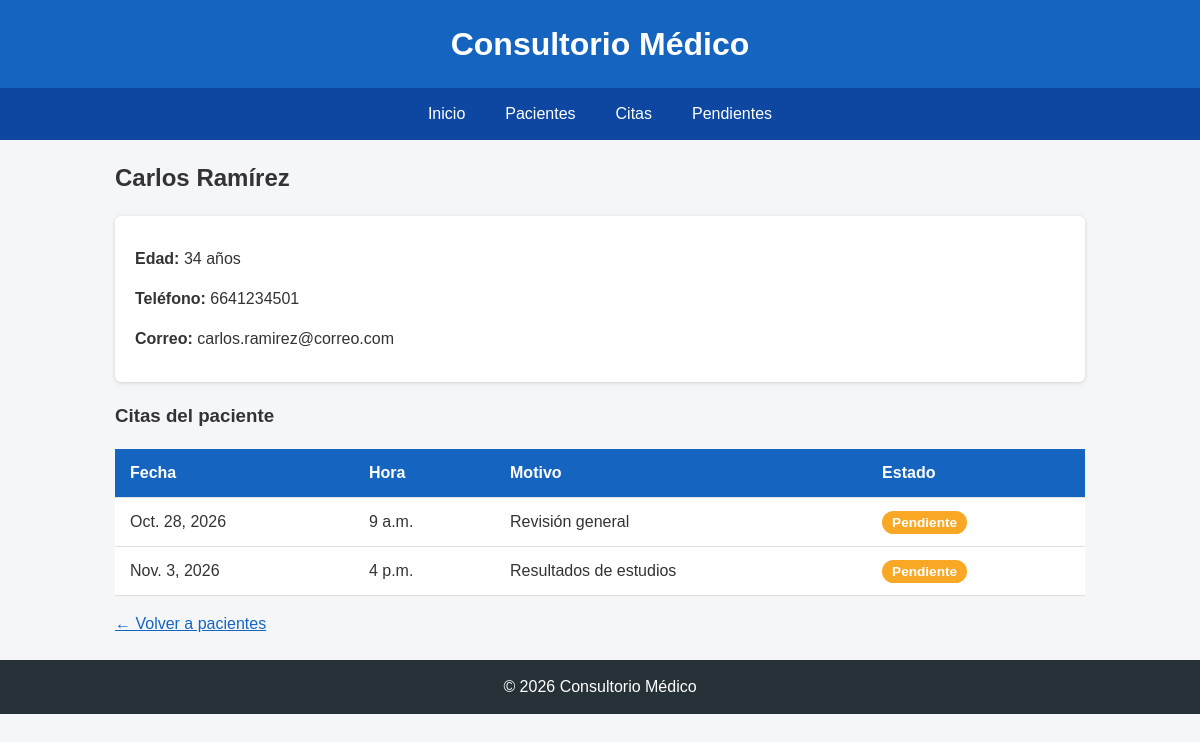
The page /pacientes/1/ on the database as committed earlier.
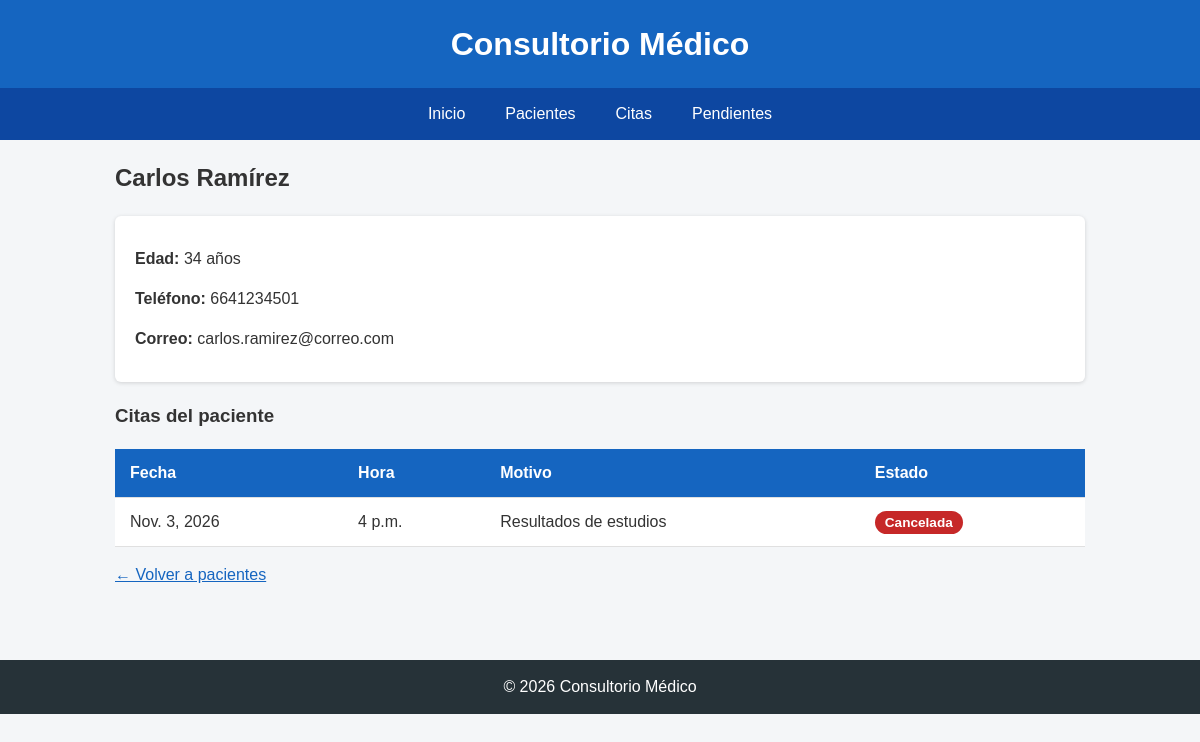
The same page on the database as committed later.
### citas/models.py (models this page shows, shortened)
class Cita(models.Model):
    ESTADOS = [
        ('Pendiente', 'Pendiente'),
        ('Confirmada', 'Confirmada'),
        ('Cancelada', 'Cancelada'),
    ]
    paciente = models.ForeignKey(Paciente, on_delete=models.CASCADE)
    fecha = models.DateField()
    hora = models.TimeField()
    motivo = models.CharField(max_length=200)
    estado = models.CharField(max_length=20, choices=ESTADOS, default='Pendiente')

### citas/views.py (the view)
# urls.py: path('pacientes/<int:id>/', views.detalle_paciente, name='detalle_paciente'),
def detalle_paciente(request, id):
    paciente = get_object_or_404(Paciente, id=id)
    citas = Cita.objects.filter(paciente=paciente)
    return render(request, 'citas/detalle_paciente.html', {
        'paciente': paciente,
        'citas': citas,
    })

### citas/models.py (called while the page is built)
    def __str__(self):
        return f"{self.nombre} {self.apellido}"

### citas/templates/citas/detalle_paciente.html (shortened to what this page needs)
{% extends 'citas/base.html' %}
{% block contenido %}
    <h2>{{ paciente.nombre }} {{ paciente.apellido }}</h2>
    <div class="tarjeta">
        <p><strong>Edad:</strong> {{ paciente.edad }} años</p>
        <p><strong>Teléfono:</strong> {{ paciente.telefono }}</p>
        <p><strong>Correo:</strong> {{ paciente.correo }}</p>
    </div>
    <h3>Citas del paciente</h3>
    <div class="tabla-contenedor">
        <table>
            <thead>
                <tr>
                    <th>Fecha</th>
                    <th>Hora</th>
                    <th>Motivo</th>
                    <th>Estado</th>
                </tr>
            </thead>
            <tbody>
                {% for cita in citas %}
                <tr>
                    <td>{{ cita.fecha }}</td>
                    <td>{{ cita.hora }}</td>
                    <td>{{ cita.motivo }}</td>
                    <td><span class="estado {{ cita.estado|lower }}">{{ cita.estado }}</span></td>
                </tr>
                {% empty %}
                <tr>
                    <td colspan="4">Este paciente no tiene citas.</td>
                </tr>
                {% endfor %}
            </tbody>
        </table>
    </div>
    <p><a href="{% url 'lista_pacientes' %}">&larr; Volver a pacientes</a></p>
{% endblock %}

Rows that differ between the two databases and show on the page:
removed Cita: fecha "Oct. 28, 2026", hora "9 a.m.", motivo "Revisión general", estado "Pendiente"
changed Cita "Resultados de estudios": estado "Pendiente" → "Cancelada"
